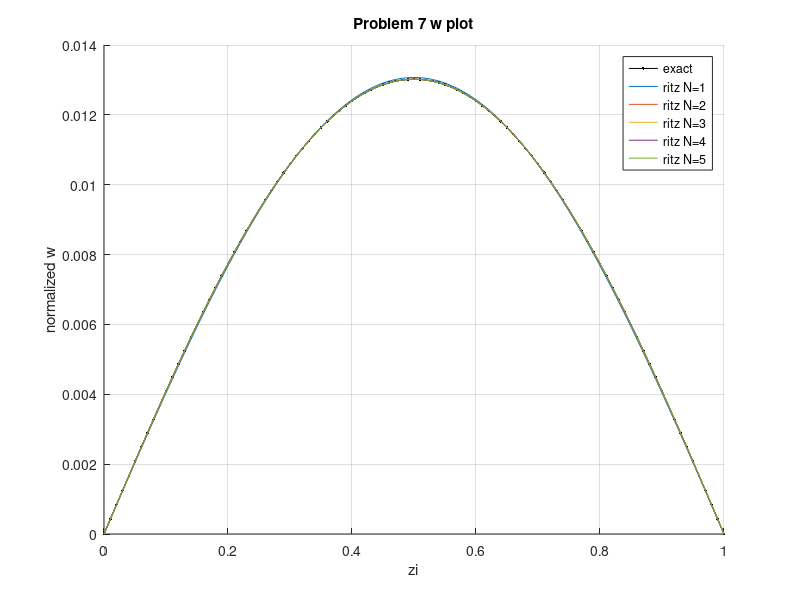
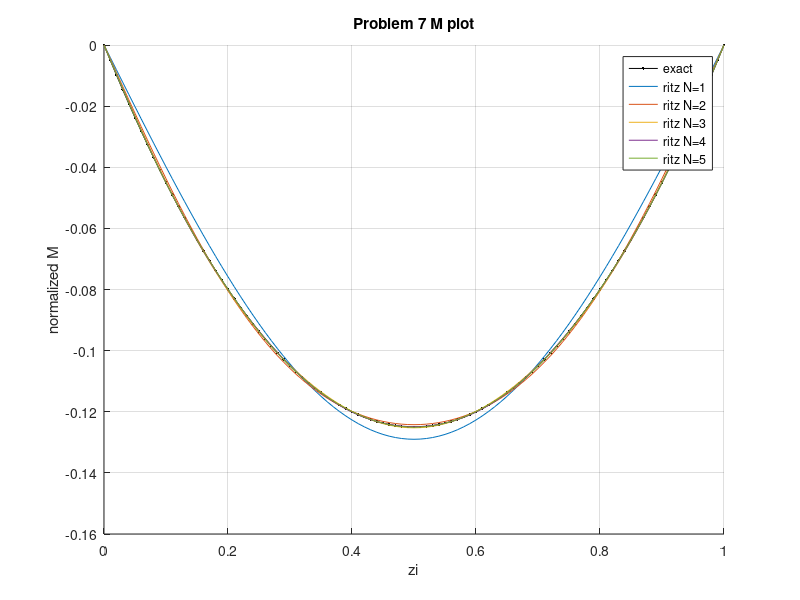
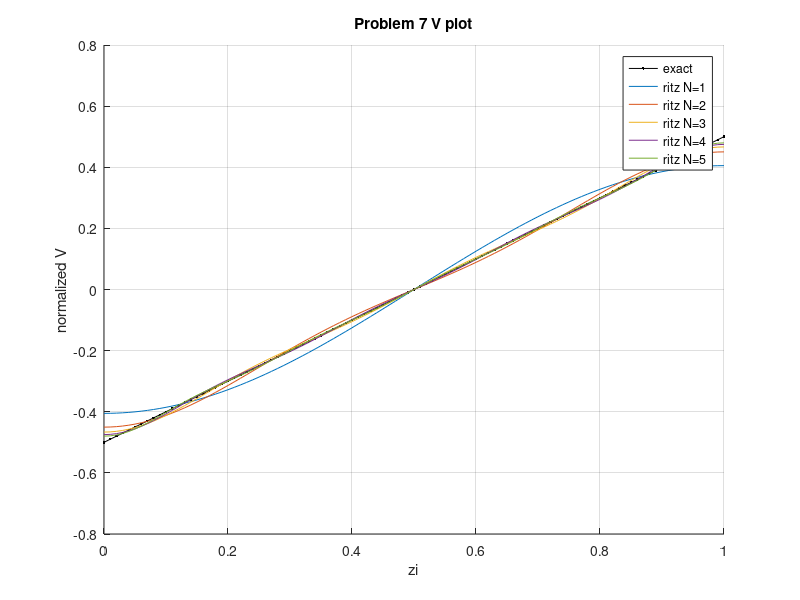

Write MATLAB code to recreate these figures, in order.
clc;clear;close all

zi = linspace(0,1,101);

w_exact = zi.^4/24-zi.^3/12+zi/24;
M_exact = 0.5*zi.^2-0.5*zi;
V_exact = zi-1/2;

Nmax = 5;

w_ritzarr = zeros(Nmax,101);
M_ritzarr = zeros(Nmax,101);
V_ritzarr = zeros(Nmax,101);

for N = 1:Nmax
  w_ritz = zeros(1,101);
  M_ritz = zeros(1,101);
  V_ritz = zeros(1,101);
for i = 1:N
  wi = 4/((2*i-1)^5*pi^5)*sin((2*i-1)*pi*zi);
  Mi = -4/((2*i-1)^3*pi^3)*sin((2*i-1)*pi*zi);
  Vi = -4/((2*i-1)^2*pi^2)*cos((2*i-1)*pi*zi);
  w_ritz = w_ritz+wi;
  M_ritz = M_ritz+Mi;
  V_ritz = V_ritz+Vi;
end
  w_ritzarr(N,:) = w_ritz;
  M_ritzarr(N,:) = M_ritz;
  V_ritzarr(N,:) = V_ritz;
end

figure(1)
hold on
plot(zi,w_exact,'k.-')
for N = 1:Nmax
  plot(zi,w_ritzarr(N,:))
end
title('Problem 7 w plot')
xlabel('zi')
ylabel('normalized w')
legend('exact', 'ritz N=1', 'ritz N=2', 'ritz N=3', 'ritz N=4', 'ritz N=5')
grid on

figure(2)
hold on
plot(zi,M_exact,'k.-')
for N = 1:Nmax
  plot(zi,M_ritzarr(N,:))
end
title('Problem 7 M plot')
xlabel('zi')
ylabel('normalized M')
legend('exact', 'ritz N=1', 'ritz N=2', 'ritz N=3', 'ritz N=4', 'ritz N=5')
grid on

figure(3)
hold on
plot(zi,V_exact,'k.-')
for N = 1:Nmax
  plot(zi,V_ritzarr(N,:))
end
title('Problem 7 V plot')
xlabel('zi')
ylabel('normalized V')
legend('exact', 'ritz N=1', 'ritz N=2', 'ritz N=3', 'ritz N=4', 'ritz N=5')
grid on
